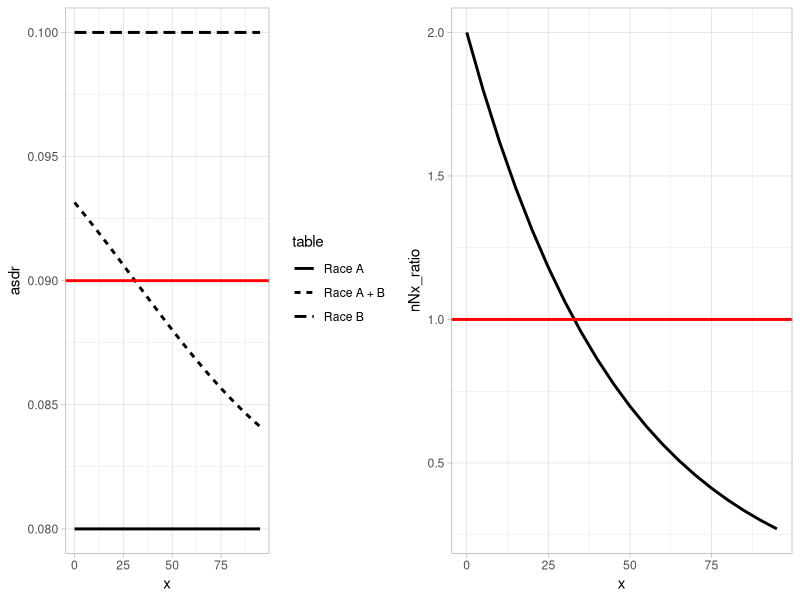

This figure's R source:

library(knitr)
library(data.table)
library(ggplot2)
library(formatR)

mu_a <- .08
l0_a <- 5000
mu_b <- .10
l0_b <- 10000

# 1.
e0_a <- 1/mu_a
e0_b <- 1/mu_b

# 2. 
lt <- data.table(x = seq(0, 100, 5),
                 mu_a = rep(mu_a, 21),
                 mu_b = rep(mu_b, 21))

# Use mu as nmx, use births as radix given stationary population.
calculate_lt <- function(data, mu_var, radix_var) {
  
  # 1. Calculate nmx
  data[, nmx := get(mu_var)]
  
  # All other age groups
  data[, nax := 5 / 2]
  
  # 3. Calculate nqx
  data[, n := 5]
  data[, nqx := (n * nmx) / (1 + ((n - nax) * nmx))]
  data[x == 100, nqx := 1]
  
  # 4. Calculate npx
  data[, npx := 1 - nqx]
  # data[, npx := exp(1)^(-n*nmx)]
  # data[, nqx := 1 - npx]
  
  # 5. Calculate lx
  data[, lx := get(radix_var)]
  for(r in 2:length(data[, lx])) {
    previous_lx <- data[r-1, lx]
    previous_npx <- data[r-1, npx]
    data[r, lx := previous_lx * previous_npx]
  }
  
  # 6. Calculate ndx
  for(r in 1:length(data[, lx])) {
    lx_n <- data[r+1, lx]
    data[r, ndx := lx - lx_n]
    if(r == length(data[, lx])) data[r, ndx := lx]
  }
  
  # 7. Calculate nLx
  for(r in 1:length(data[, lx])) {
    lx_n <- data[r+1, lx]
    # data[r, nLx := (n * lx_n) + (nax * ndx)]
    # if(r == length(data[, lx])) data[r, nLx := lx / nmx]
    data[r, nLx := (lx - lx_n) / nmx]
    if(r == length(data[, lx])) data[r, nLx := lx / nmx]
  }
  
  # 8. Calculate Tx
  for(r in 1:length(data[, lx])) {
    data[r:length(data[, lx])-1, Tx := sum(nLx)]
  }
  
  # 9. Calculate ex
  data[, ex := Tx / lx]
  
  # Don't worry about upper age group
  data <- data[x != 100, ]
  
  return(data)
  
}


# Calculate for Race A and Race B.
lt_a <- calculate_lt(data = copy(lt), mu_var = 'mu_a', radix_var = 'l0_a')
lt_b <- calculate_lt(data = copy(lt), mu_var = 'mu_b', radix_var = 'l0_b')
# Surviving to x birthday in Race A: lt_a[, lx] 
# Surviving to x birthday in Race B: lt_b[, lx] 
# Confirm e0 is the same from #1

# 3. nNx = lx, nDx = ndx

# 4. 
lt_a[, asdr := ndx / nLx]
lt_a[, table := 'Race A']
lt_b[, asdr := ndx / nLx]
lt_b[, table := 'Race B']
combined_lt <- data.table(x = seq(0, 95, 5),
                          nNx = lt_a[, nLx] + lt_b[, nLx],
                          nDx = lt_a[, ndx] + lt_b[, ndx])
combined_lt[, nLx := nNx]
combined_lt[, asdr := nDx / nNx]
combined_lt[, table := 'Race A + B']
combined_lt <- rbind(combined_lt, lt_a, lt_b, fill = TRUE)

# 5. Equations

# 6. Ratio of nNx in B is higher at first, but then drops and A becomes more influential in the combined calculation.
# This is due to B starting with more people, but they die off faster than A.
gg1 <- ggplot(data = combined_lt) +
  geom_line(aes(x = x,
                y = asdr,
                linetype = table),
            size = 1) +
  geom_hline(aes(yintercept = mean(c(lt_a[1, asdr], lt_b[1, asdr]))),
             color = 'red',
             size = 1) + 
  theme_light()

ab_compare <- data.table(x = seq(0, 95, 5),
                         nNx_ratio = lt_b[, lx] / lt_a[, lx])
gg2 <- ggplot(data = ab_compare) +
  geom_line(aes(x = x,
                y = nNx_ratio),
            size = 1) + 
  geom_hline(aes(yintercept = 1),
             color = 'red',
             size = 1) + 
  theme_light()

require(gridExtra)
grid.arrange(gg1, gg2, ncol=2)
